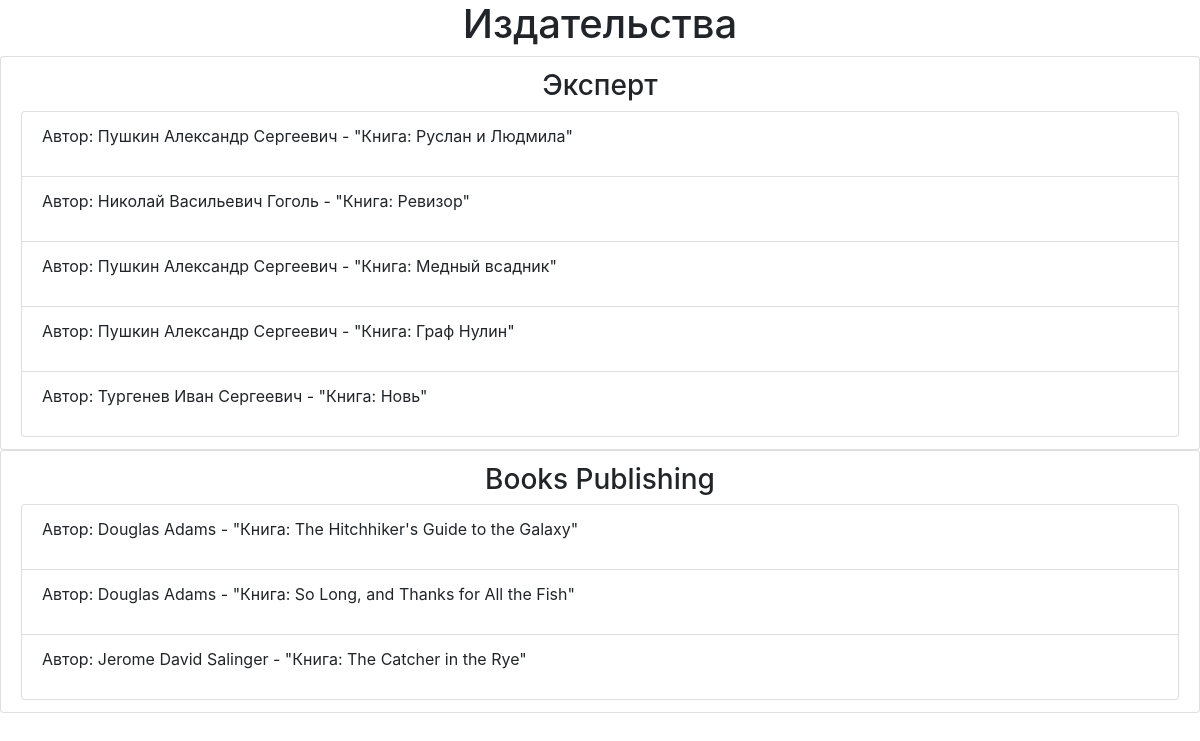
/publishinghouses/, run on the app's committed database.
### p_library/models.py (models this page shows, shortened)
class PublishingHouse(models.Model):
    name = models.TextField(verbose_name=_("Издательство"))
    country = models.CharField(null='-', max_length=2, verbose_name=_("Страна"))
    city = models.TextField(null='-', verbose_name=_("Город"))

class Book(models.Model):
    ISBN = models.CharField(max_length=13,
                            verbose_name=_("Международный стандартный "
                                           "книжный номер"))
    title = models.TextField(verbose_name=_("Название"))
    description = models.TextField(verbose_name=_("Аннотация"))
    year_release = models.SmallIntegerField(verbose_name=_("Год издания"))
    copy_count = models.SmallIntegerField(verbose_name=_("Число копий"))
    price = models.DecimalField(max_digits=12, decimal_places=2,
                                verbose_name=_("Цена"))
    author = models.ForeignKey("p_library.Author", on_delete=models.CASCADE,
                               verbose_name=_("Автор"),
                               related_name="book_author")
    pub_house = models.ForeignKey(PublishingHouse, on_delete=models.SET_NULL, null=True, blank=True, related_name='books')

class Author(models.Model):
    full_name = models.TextField(verbose_name=_("Имя автора"))
    birth_year = models.SmallIntegerField(verbose_name=_("Год рожения"))
    country = models.CharField(max_length=2, verbose_name=_("Страна"))

### p_library/views.py (the view)
# urls.py: path('publishinghouses/', views.publishinghouses),
def publishinghouses(request):
    template = loader.get_template('publishinghouses.html')
    books = Book.objects.all()
    publishinghouses = PublishingHouse.objects.all()
    data = {
        "title": "Издательства",
        "books": books,
        "publishinghouses": publishinghouses,
    }
    return HttpResponse(template.render(data))

### p_library/templates/publishinghouses.html (shortened to what this page needs)
<!DOCTYPE html>
<html lang="en">
<head>
    <link rel="stylesheet" href="https://stackpath.bootstrapcdn.com/bootstrap/4.3.1/css/bootstrap.min.css">
</head>
<body>
    <h1 class="d-flex justify-content-center">{{ title }}</h1>
    {% for pub_house in publishinghouses %}
        <ul class="list-group">
            <li class="list-group-item">
                <h3 class="d-flex justify-content-center">{{ pub_house.name }}</h3>
                <ul class="list-group">
                    {% for book in pub_house.books.all %}
                        <li class="list-group-item">
                            <p>Автор: {{ book.author.full_name }} - "Книга: {{ book.title }}"</p>
                        </li>
                    {% endfor %}
                </ul>
            </li>
        </ul>
    {% endfor %}
</body>
</html>

### data on the page
PublishingHouse: name "Эксперт"
Book: author.full_name "Пушкин Александр Сергеевич", title "Руслан и Людмила"
Book: author.full_name "Николай Васильевич Гоголь", title "Ревизор"
Book: author.full_name "Пушкин Александр Сергеевич", title "Медный всадник"
Book: author.full_name "Пушкин Александр Сергеевич", title "Граф Нулин"
Book: author.full_name "Тургенев Иван Сергеевич", title "Новь"
PublishingHouse: name "Books Publishing"
Book: author.full_name "Douglas Adams", title "The Hitchhiker's Guide to the Galaxy"
Book: author.full_name "Douglas Adams", title "So Long, and Thanks for All the Fish"
Book: author.full_name "Jerome David Salinger", title "The Catcher in the Rye"

### other printed values
{{ title }} "Издательства"
